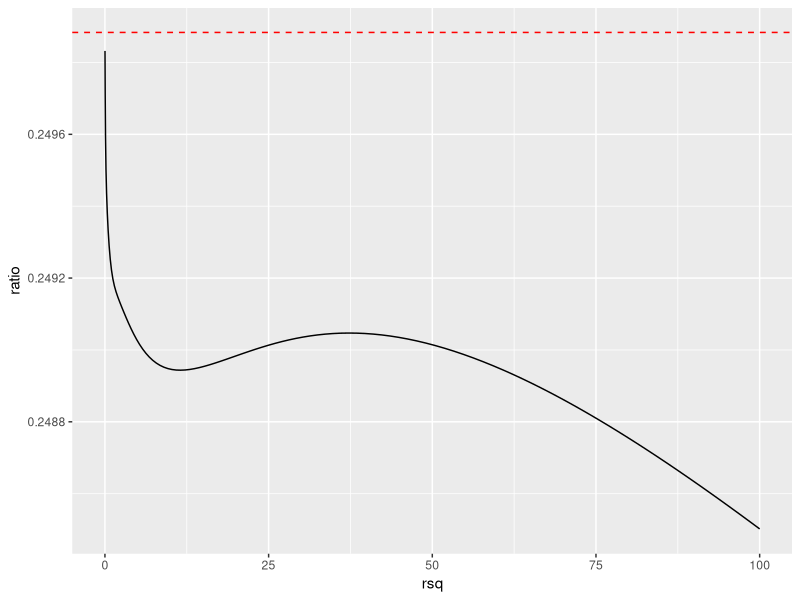
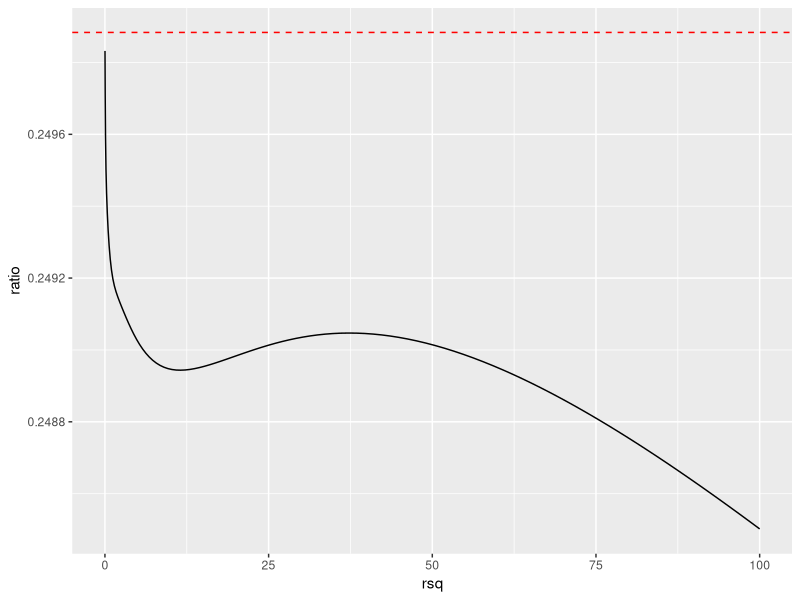

The R script that drew these images, in order: (Note: a time limit stopped this script after it produced the figures.)
set.seed(123)

n <- 5e6
rsqVec <- c((1 : 100) / 10)^2
ratioVec <- rep(NA, length(rsqVec))
X <- matrix(rnorm(n * 3), n, 3)
ratioThres <- cov((X[, 1] - X[, 2])^2, (X[, 1] - X[, 3])^2) / 
  var((X[, 1] - X[, 2])^2)
for(i in 1 : length(rsqVec))
{
  rsq <- rsqVec[i]
  ratioVec[i] <- cov(- (X[, 1] - X[, 2])^2, exp(- rsq * (X[, 1] - X[, 3])^2)) / 
    cov(- (X[, 1] - X[, 2])^2, exp(- rsq * (X[, 1] - X[, 2])^2))
}
ratioVec

library(ggplot2)
mydf <- data.frame(rsq = rsqVec, ratio = ratioVec)
ggplot(data = mydf, aes(x = rsq, y = ratio)) +
  geom_line() +
  geom_hline(yintercept = ratioThres, size = 0.5, 
             color = "red", lty = "dashed") 
ggsave(paste0("normal_locs_ratio.pdf"), width = 7, height = 5)




set.seed(123)

n <- 5e6
rsqVec <- c((1 : 100) / 10)^2
ratioVec <- rep(NA, length(rsqVec))
X <- matrix(runif(n * 3, min = -0.5, max = 0.5), n, 3)
ratioThres <- cov((X[, 1] - X[, 2])^2, (X[, 1] - X[, 3])^2) / 
  var((X[, 1] - X[, 2])^2)
for(i in 1 : length(rsqVec))
{
  rsq <- rsqVec[i]
  ratioVec[i] <- cov(- (X[, 1] - X[, 2])^2, exp(- rsq * (X[, 1] - X[, 3])^2)) / 
    cov(- (X[, 1] - X[, 2])^2, exp(- rsq * (X[, 1] - X[, 2])^2))
}
ratioVec

library(ggplot2)
mydf <- data.frame(rsq = rsqVec, ratio = ratioVec)
ggplot(data = mydf, aes(x = rsq, y = ratio)) +
  geom_line() +
  geom_hline(yintercept = ratioThres, size = 0.5, 
             color = "red", lty = "dashed") 
ggsave(paste0("uniform_locs_ratio.pdf"), width = 7, height = 5)
